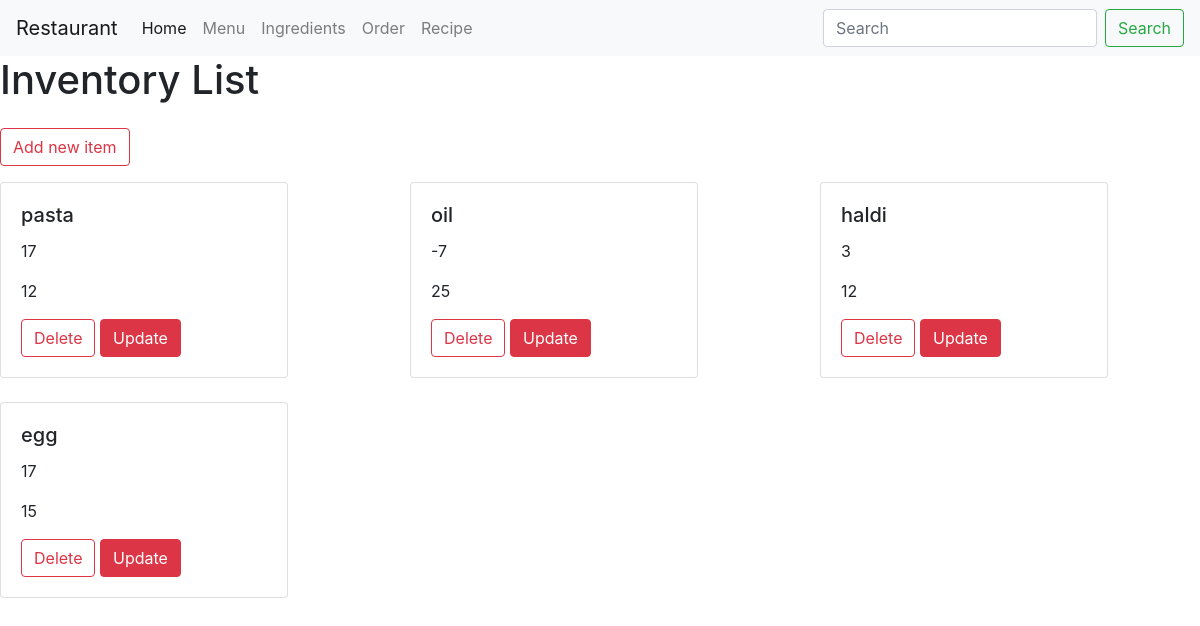
Screenshot of /inventory/ with the database file from the repository.
### myapp/models.py (models this page shows, shortened)
class Inventory(models.Model):
    name=models.CharField(max_length=30)
    quantity=models.IntegerField()
    unit_price=models.IntegerField()

### myapp/views.py (the view)
# urls.py: path('inventory/', views.InventoryList.as_view(), name='inventory'),  # Inventory
class InventoryList(ListView):
    model=Inventory
    context_object_name='inventory'
    template_name="myapp/inventory.html"

### myapp/templates/myapp/inventory.html (shortened to what this page needs)
{% extends './base.html' %}
{% block content %}
{% load static %}
<h1>Inventory List</h1>
<a href="{% url 'myapp:add_inventory' %}" class="btn btn-outline-danger my-3">Add new item</a>
<div class="row">
  {% for i in inventory %}
  <div class="col mb-4">
    <div class="card" style="width: 18rem;">
      <div class="card-body">
        <h5 class="card-title">{{ i.name }}</h5>
        <p class="card-text">{{ i.quantity }}</p>
        <p class="card-text">{{ i.unit_price }}</p>
        <td>  <form action="{% url 'myapp:delete' i.id %}" method="post" class="d-inline" onsubmit="return confirm('Are you sure you want to delete this item?')";>
          <input type="submit" class="btn btn-outline-danger "  value="Delete">
      </form>    </td>
        <a href="{% url 'myapp:inventoryupdate' i.id %}" class="btn btn-danger">Update</a>
      </div>
    </div>
  </div>
  {% endfor %}
</div>
{% endblock %}

### rows the page displays
Inventory: name "pasta", quantity "17", unit_price "12"
Inventory: name "oil", quantity "-7", unit_price "25"
Inventory: name "haldi", quantity "3", unit_price "12"
Inventory: name "egg", quantity "17", unit_price "15"
